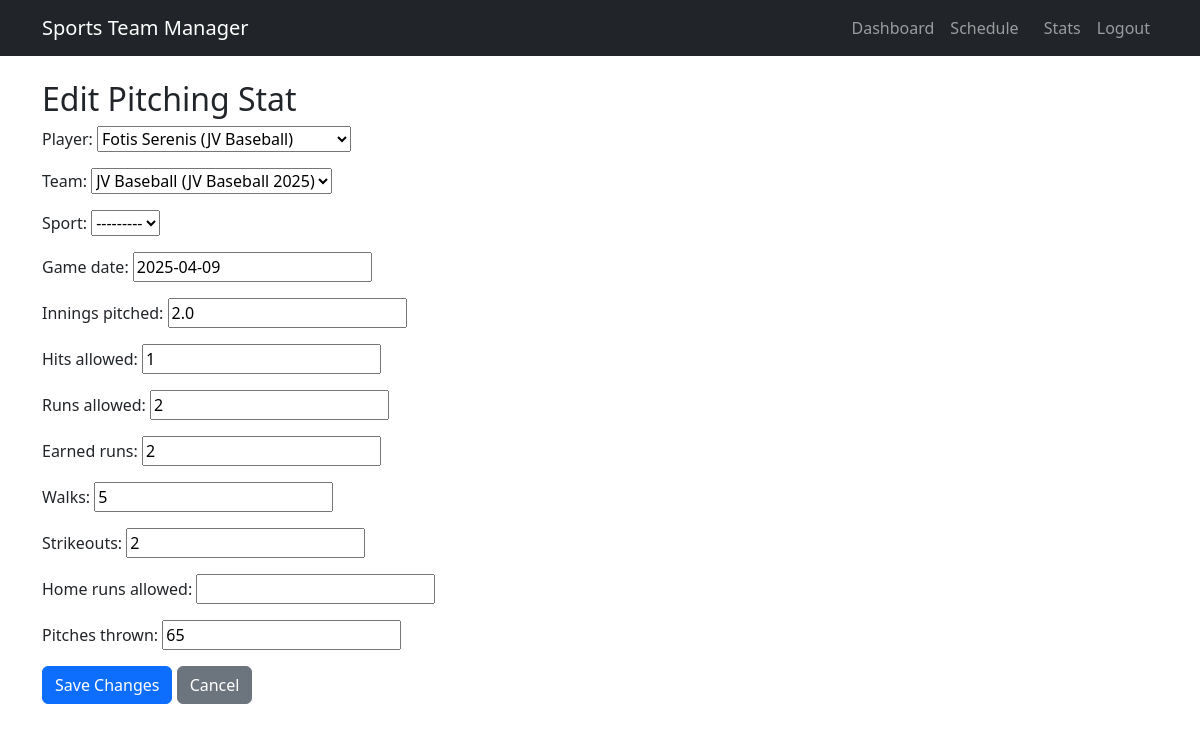
Screenshot of /pitching-stat/4/edit/ (signed in) with the database file from the repository.
### users/models.py (models this page shows, shortened)
class PitchingStat(models.Model):
    player = models.ForeignKey(Player, on_delete=models.CASCADE)
    team = models.ForeignKey(Team, on_delete=models.CASCADE, null=True, blank=True)
    sport = models.ForeignKey(Sport, on_delete=models.CASCADE, null=True, blank=True)
    game_date = models.DateField(default=timezone.now)
    innings_pitched = models.FloatField(null=True, blank=True)
    hits_allowed = models.IntegerField(null=True, blank=True)
    runs_allowed = models.IntegerField(null=True, blank=True)
    earned_runs = models.IntegerField(null=True, blank=True)
    walks = models.IntegerField(null=True, blank=True)
    strikeouts = models.IntegerField(null=True, blank=True)
    home_runs_allowed = models.IntegerField(null=True, blank=True)
    pitches_thrown = models.IntegerField(null=True, blank=True)

class Player(models.Model):
    full_name = models.CharField(max_length=100)
    team = models.ForeignKey(Team, on_delete=models.CASCADE)
    position = models.CharField(max_length=50)
    user = models.ForeignKey(
        settings.AUTH_USER_MODEL,
        on_delete=models.SET_NULL,
        null=True,
        blank=True  # <== Important: allows optional
    )
    def __str__(self):
        team_name = self.team.name if self.team else "No Team"
        return f"{self.full_name} ({team_name})"

### users/views.py (the view)
# urls.py: path('pitching-stat/<int:stat_id>/edit/', views.edit_pitching_stat, name='edit_pitching_stat'),
@login_required
def edit_pitching_stat(request, stat_id):
    from .models import PitchingStat
    stat = get_object_or_404(PitchingStat, id=stat_id)
    if request.method == 'POST':
        form = PitchingStatForm(request.POST, instance=stat, coach=request.user)
        if form.is_valid():
            form.save()
            messages.success(request, "Pitching stat updated successfully!")
            return redirect('player_pitching_log', player_id=stat.player.id)
    else:
        form = PitchingStatForm(instance=stat, coach=request.user)
    return render(request, 'users/edit_pitching_stat.html', {'form': form, 'stat': stat})

### users/forms.py
class PitchingStatForm(forms.ModelForm):
    class Meta:
        model = PitchingStat
        fields = [
            'player',
            'team',
            'sport',
            'game_date',
            'innings_pitched',
            'hits_allowed',
            'runs_allowed',
            'earned_runs',
            'walks',
            'strikeouts',
            'home_runs_allowed',
            'pitches_thrown',
        ]
    def __init__(self, *args, **kwargs):
        coach = kwargs.pop('coach', None)
        super().__init__(*args, **kwargs)
        if coach:
            self.fields['team'].queryset = Team.objects.filter(coach=coach)
            self.fields['player'].queryset = Player.objects.filter(team__coach=coach)
            self.fields['sport'].queryset = Sport.objects.filter(name="Baseball")

### users/models.py (called while the page is built)
    def __str__(self):
        return f"{self.name} ({self.sport.name})"

### users/templates/users/edit_pitching_stat.html (shortened to what this page needs)
{% extends "base.html" %}
{% block content %}
<h2>Edit Pitching Stat</h2>
<form method="post">
    {{ form.as_p }}
    <button type="submit" class="btn btn-primary">Save Changes</button>
    <a href="{% url 'player_pitching_log' stat.player.id %}" class="btn btn-secondary">Cancel</a>
</form>
{% endblock %}

### rows the page displays
PitchingStat: player "Fotis Serenis (JV Baseball)", sport "---------", game_date "2025-04-09", innings_pitched "2.0", hits_allowed "1", runs_allowed "2", earned_runs "2", walks "5", strikeouts "2", pitches_thrown "65"
Player: team "JV Baseball (JV Baseball 2025)"
